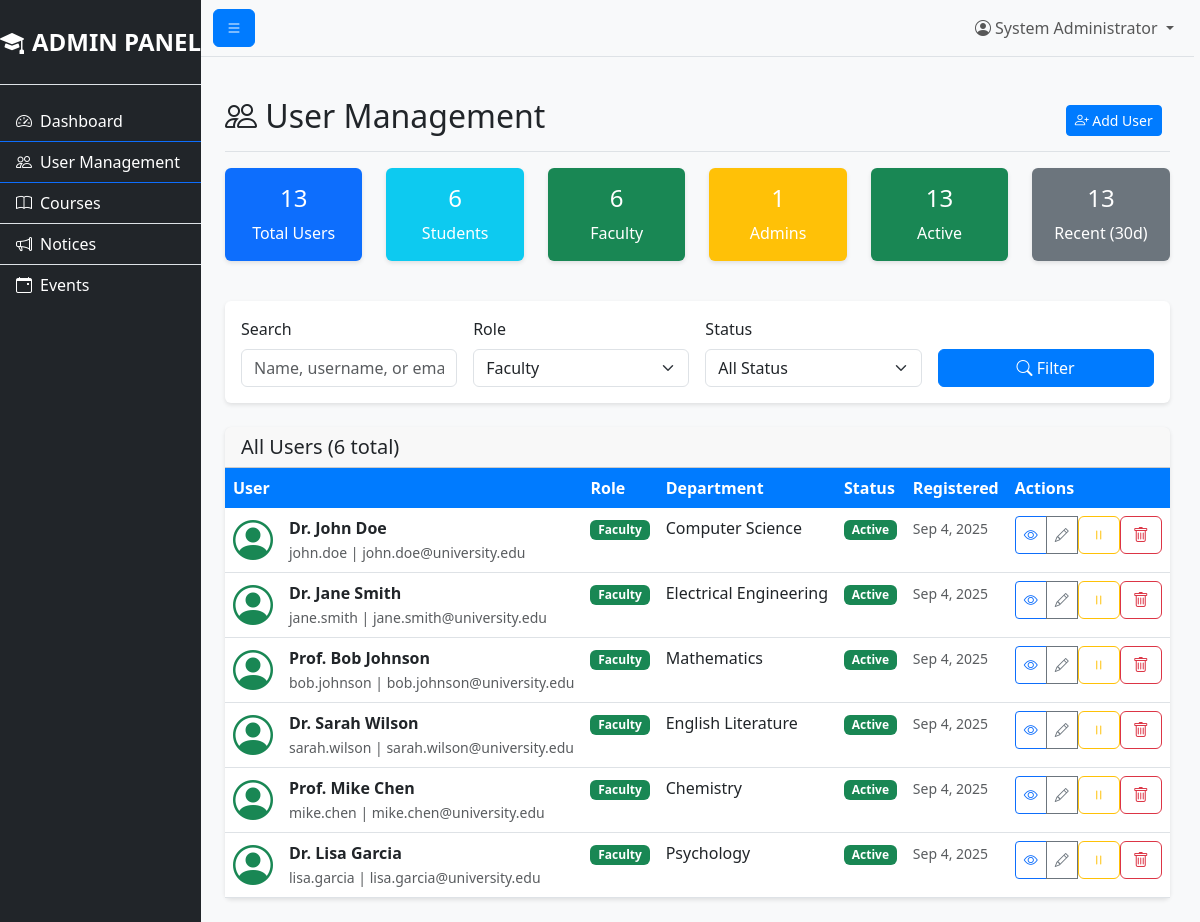
The page /admin/users.php?role=faculty (signed in) on the database its author committed.
### tables this page shows
CREATE TABLE users (
    id INT AUTO_INCREMENT PRIMARY KEY,
    username VARCHAR(50) UNIQUE NOT NULL,
    email VARCHAR(100) UNIQUE NOT NULL,
    password VARCHAR(255) NOT NULL,
    role ENUM('student', 'faculty', 'admin') NOT NULL,
    full_name VARCHAR(100) NOT NULL,
    department VARCHAR(100),
    phone VARCHAR(20),
    address TEXT,
    created_at TIMESTAMP DEFAULT CURRENT_TIMESTAMP,
    updated_at TIMESTAMP DEFAULT CURRENT_TIMESTAMP ON UPDATE CURRENT_TIMESTAMP,
    is_active BOOLEAN DEFAULT TRUE
);

### admin/users.php (the view, shortened to what the rows shown need)
<?php
require_once '../php/config.php';
$conn = getDBConnection();
$roleFilter = $_GET['role'] ?? 'all';
$whereConditions = [];
$params = [];
$types = "";
if ($roleFilter != 'all') {
    $whereConditions[] = "u.role = ?";
    $params[] = $roleFilter;
    $types .= "s";
}
$whereClause = !empty($whereConditions) ? 'WHERE ' . implode(' AND ', $whereConditions) : '';
$page = max(1, (int)($_GET['page'] ?? 1));
$limit = 20;
$offset = ($page - 1) * $limit;
$sql = "SELECT u.id, u.username, u.email, u.full_name, u.role, u.department, u.is_active, u.created_at
        FROM users u
        $whereClause
        ORDER BY u.created_at DESC
        LIMIT $limit OFFSET $offset";
$users = fetchMultipleRows($conn, $sql, $types, $params);
?>
<!DOCTYPE html>
<html lang="en">
<head>
    <link href="https://cdn.jsdelivr.net/npm/bootstrap@5.3.0/dist/css/bootstrap.min.css" rel="stylesheet">
    <link href="https://cdn.jsdelivr.net/npm/bootstrap-icons@1.10.0/font/bootstrap-icons.css" rel="stylesheet">
    <link href="../css/style.css" rel="stylesheet">
</head>
<body>
    <div class="d-flex" id="wrapper">
        <div id="page-content-wrapper">
            <div class="container-fluid p-4">
                <div class="d-flex justify-content-between flex-wrap flex-md-nowrap align-items-center pt-3 pb-2 mb-3 border-bottom">
                    <h1 class="h2">
                        <i class="bi bi-people"></i> User Management
                    </h1>
                </div>
                <div class="card">
                    <div class="card-body p-0">
                        <?php if (empty($users)): ?>
                            <div class="text-center p-4">
                                <i class="bi bi-people display-1 text-muted"></i>
                                <p class="text-muted mt-3">No users found matching your criteria.</p>
                            </div>
                        <?php else: ?>
                            <div class="table-responsive">
                                <table class="table table-hover mb-0">
                                    <thead class="table-light">
                                        <tr>
                                            <th>User</th>
                                            <th>Role</th>
                                            <th>Department</th>
                                            <th>Status</th>
                                            <th>Registered</th>
                                            <th>Actions</th>
                                        </tr>
                                    </thead>
                                    <tbody>
                                        <?php foreach ($users as $user): ?>
                                            <tr>
                                                <td>
                                                    <div class="d-flex align-items-center">
                                                        <div class="me-3">
                                                            <i class="bi bi-person-circle display-6 text-<?php
                                                                echo $user['role'] == 'admin' ? 'danger' :
                                                                    ($user['role'] == 'faculty' ? 'success' : 'primary');
                                                            ?>"></i>
                                                        </div>
                                                        <div>
                                                            <strong><?php echo htmlspecialchars($user['full_name']); ?></strong><br>
                                                            <small class="text-muted">
                                                                <?php echo htmlspecialchars($user['username']); ?> |
                                                                <?php echo htmlspecialchars($user['email']); ?>
                                                            </small>
                                                        </div>
                                                    </div>
                                                </td>
                                                <td>
                                                    <span class="badge bg-<?php
                                                        echo $user['role'] == 'admin' ? 'danger' :
                                                            ($user['role'] == 'faculty' ? 'success' : 'primary');
                                                    ?>">
                                                        <?php echo ucfirst($user['role']); ?>
                                                    </span>
                                                </td>
                                                <td><?php echo htmlspecialchars($user['department'] ?? 'N/A'); ?></td>
                                                <td>
                                                    <?php if ($user['is_active']): ?>
                                                        <span class="badge bg-success">Active</span>
                                                    <?php else: ?>
                                                        <span class="badge bg-secondary">Inactive</span>
                                                    <?php endif; ?>
                                                </td>
                                                <td>
                                                    <small class="text-muted">
                                                        <?php echo date('M j, Y', strtotime($user['created_at'])); ?>
                                                    </small>
                                                </td>
                                                <td>
                                                    <div class="btn-group btn-group-sm">
                                                        <button type="button" class="btn btn-outline-primary"
                                                                onclick="viewUser(<?php echo $user['id']; ?>)">
                                                            <i class="bi bi-eye"></i>
                                                        </button>
                                                        <button type="button" class="btn btn-outline-secondary"
                                                                onclick="editUser(<?php echo $user['id']; ?>)">
                                                            <i class="bi bi-pencil"></i>
                                                        </button>
                                                        <?php if ($user['id'] != $_SESSION['user_id']): ?>
                                                            <form method="POST" style="display: inline;"
                                                                  onsubmit="return confirm('Are you sure you want to change this user\'s status?')">
                                                                <button type="submit" name="toggle_status"
                                                                        class="btn btn-outline-<?php echo $user['is_active'] ? 'warning' : 'success'; ?>">
                                                                    <i class="bi bi-<?php echo $user['is_active'] ? 'pause' : 'play'; ?>"></i>
                                                                </button>
                                                            </form>
                                                            <?php if ($user['role'] != 'admin'): ?>
                                                                <form method="POST" style="display: inline;"
                                                                      onsubmit="return confirm('Are you sure you want to delete this user?')">
                                                                    <button type="submit" name="delete_user" class="btn btn-outline-danger">
                                                                        <i class="bi bi-trash"></i>
                                                                    </button>
                                                                </form>
                                                            <?php endif; ?>
                                                        <?php endif; ?>
                                                    </div>
                                                </td>
                                            </tr>
                                        <?php endforeach; ?>
                                    </tbody>
                                </table>
                            </div>
                        <?php endif; ?>
                    </div>
                </div>
            </div>
        </div>
    </div>
</body>
</html>

### rows shown on the page
users: full_name "Dr. John Doe", username "john.doe", email "john.doe@university.edu", role "Faculty", department "Computer Science", is_active "Active", created_at "Sep 4, 2025"
users: full_name "Dr. Jane Smith", username "jane.smith", email "jane.smith@university.edu", role "Faculty", department "Electrical Engineering", is_active "Active", created_at "Sep 4, 2025"
users: full_name "Prof. Bob Johnson", username "bob.johnson", email "bob.johnson@university.edu", role "Faculty", department "Mathematics", is_active "Active", created_at "Sep 4, 2025"
users: full_name "Dr. Sarah Wilson", username "sarah.wilson", email "sarah.wilson@university.edu", role "Faculty", department "English Literature", is_active "Active", created_at "Sep 4, 2025"
users: full_name "Prof. Mike Chen", username "mike.chen", email "mike.chen@university.edu", role "Faculty", department "Chemistry", is_active "Active", created_at "Sep 4, 2025"
users: full_name "Dr. Lisa Garcia", username "lisa.garcia", email "lisa.garcia@university.edu", role "Faculty", department "Psychology", is_active "Active", created_at "Sep 4, 2025"

### other values the page prints
$_SESSION['full_name'] "System Administrator"
$stats['total_users'] "13"
$stats['total_students'] "6"
$stats['total_faculty'] "6"
$stats['total_admins'] "1"
$stats['active_users'] "13"
$stats['recent_registrations'] "13"
$totalCount "6"
